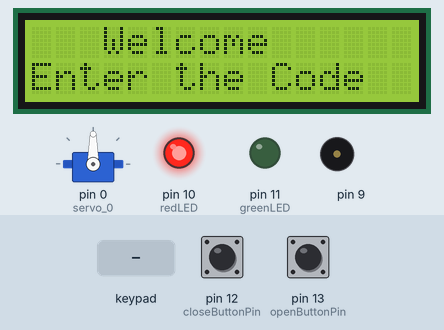
Bench run of a sketch on a simulated Arduino Uno, built with avr-gcc and run on an emulated ATmega328P. Shown: 16×2 character LCD, servo, output pins drawn as LEDs (lit = HIGH), buzzer (waves = sounding). The test bench sets the inputs (shaded band); at power-on: pin 12 (closeButtonPin) LOW, pin 13 (openButtonPin) LOW.

Above: at 1.2 s.
1.3 s: keypad keys 7 6 5 8 pressed 0.4 s apart
At 3.3 s:
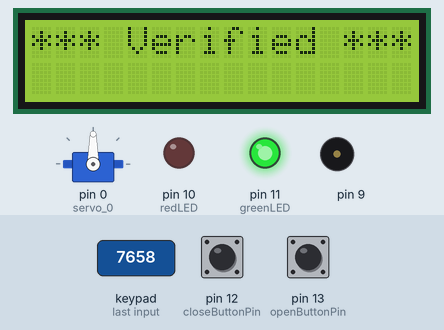
5.9 s: key 'A' pressed
At 8.3 s:
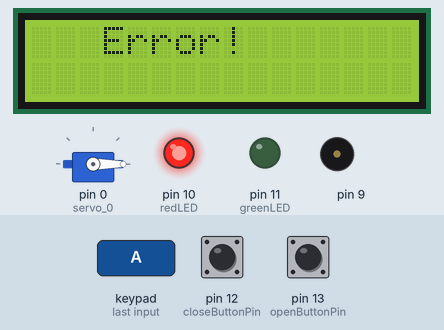
8.9 s: pin 12 (closeButtonPin) pulled HIGH for 0.15 s
At 9.39 s:
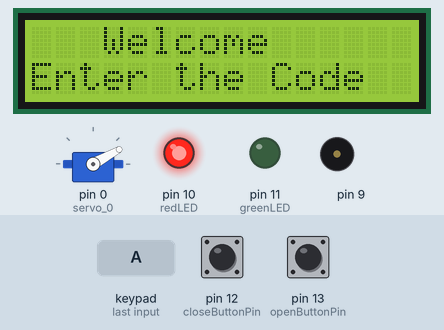
9.6 s: key 'D' pressed
12.6 s: keypad keys 1 2 3 4 D pressed 0.4 s apart
16.5 s: pin 13 (openButtonPin) pulled HIGH for 1 s
At 19.7 s:
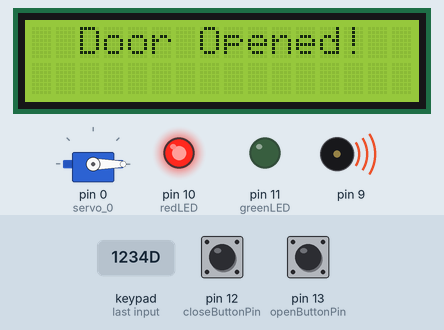
Timing chart, 0 to 20.6 s (numbered marks = the images above; inputs shaded):
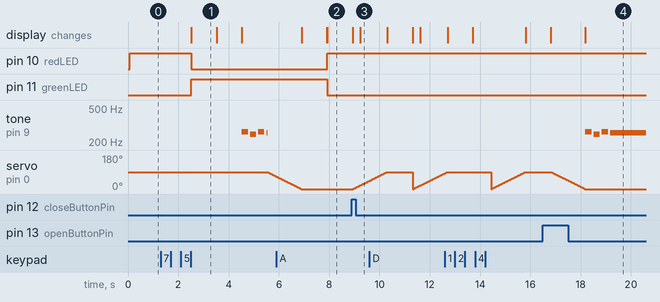

The sketch:

Arduino_Security_Code.ino
```cpp
/* Arduino Door Security System with the Keypad and LCD
 * Made by Nevin Bullywon
 * June 18 2021
 */

// include all Libraries
#include <Keypad.h>
#include <Servo.h>
#include <LiquidCrystal.h>

// Locate LED pins
#define redLED 10
#define greenLED 11

// define notes
#define NOTE_B3  247
#define NOTE_C4  262
#define NOTE_C4  262

Servo servo_0; // define servo
char* password ="7658"; //my password
int pozisyon = 0;
const int openButtonPin = 13;     // location of openbuttonpin
const int closeButtonPin = 12;     // location of closebuttonpin
int openButtonState = 0;         // openbutton is off
int closeButtonState = 0;         // closebutton is off
const byte rows = 4; // numbers of rows on keypad
const byte cols = 4; // numbers of columns on keypad
int pos = 90; // angle of the servo


int melody[] = { // notes in the melody:
  NOTE_C4, NOTE_B3, NOTE_C4};

int noteDurations[] = {
  4, 4, 4};

char keyMap[rows][cols] = { //defining the keys
  {'1','2','3','A'},
  {'4','5','6','B'},
  {'7','8','9','C'},
  {'*','0','#','D'}
};
byte rowPins[rows] = {1, 2, 3, 4};  // pins of the keypad
byte colPins[cols] = {5, 6, 7, 8};

Keypad myKeypad = Keypad( makeKeymap(keyMap), rowPins, colPins, rows, cols);
LiquidCrystal lcd(A0, A1, A2, A3, A4, A5); // pins of the lcd

void setup () {
  lcd.begin(16,2);
  pinMode(greenLED, OUTPUT);
  pinMode(redLED, OUTPUT);
  setLocked (true); //state of the password
  servo_0.attach(0); // servo attached to pin 0
  pinMode(openButtonPin, INPUT); // openbutton as input
  pinMode(closeButtonPin, INPUT);// closebutton as input
}

void loop() {
  char whichKey = myKeypad.getKey(); //define which key is pressed with getKey
  openButtonState = digitalRead(openButtonPin);
  closeButtonState = digitalRead(closeButtonPin);
  lcd.print("   Welcome");
  lcd.setCursor(0, 1);
  lcd.print("Enter the Code");

  if (whichKey == '*' || whichKey == '#' || whichKey == 'A' || whichKey == 'B' || whichKey == 'C') { //define invalid keys
    pozisyon=0;
    setLocked (true); //state of the password
    lcd.clear();
    lcd.setCursor(0, 0);
    lcd.print("   Error!");
    delay(1000);
    lcd.clear();
  }
  if (whichKey == password [pozisyon]) {
    pozisyon ++;
  }
  if (pozisyon == 4) { // if password is correct open the door
    setLocked (false);
    lcd.clear();
    lcd.setCursor(0, 0);
    lcd.print("*** Verified ***");
    delay(1000);
    lcd.clear();
    lcd.setCursor(0, 0);
    lcd.print("   Nevin says");
    lcd.setCursor(0, 1);
    lcd.print(" You may come in");
    delay(1000);
	lcd.clear();
    lcd.setCursor(0,0);
    lcd.print("  Door Opens");

  for (int thisNote = 0; thisNote < 8; thisNote++) {    // iterate over the notes of the melody:
    int noteDuration = 1000 / noteDurations[thisNote];     // to calculate the note duration, take one second divided by the note type.
    tone(9, melody[thisNote], noteDuration);
    int pauseBetweenNotes = noteDuration * 1.30; // time between notes
    delay(pauseBetweenNotes);
    noTone(9); // stop note from playing
  }


  for (pos = 90; pos >= 0; pos -= 1) {   // sweep the servo from 90 to 0 degrees in steps of 1 degrees
    servo_0.write(pos); // servo will move based off pos
    delay(15); // Wait for 15 millisecond(s)
  }
    lcd.clear();
    lcd.print(  "  Door Opened!");


    delay(1000);
  }

  if (openButtonState == HIGH) { // openbutton is pressed
    for (pos = 90; pos >= 0; pos -= 1) {
    servo_0.write(pos); // tell servo to go to position in variable 'pos'
    delay(15); // Wait for 15 millisecond(s)
      }
    lcd.clear();
    lcd.print(  "  Door Opened!");

      for (int thisNote = 0; thisNote < 8; thisNote++) {    // iterate over the notes of the melody:
    int noteDuration = 1000 / noteDurations[thisNote];     // to calculate the note duration, take one second divided by the note type.
    tone(9, melody[thisNote], noteDuration);
    int pauseBetweenNotes = noteDuration * 1.30; // time between notes
    delay(pauseBetweenNotes);
    noTone(9); // stop note from playing
  }

    delay(1000);
    setLocked (false); //state of the password
  }

  if (closeButtonState == HIGH) {  // closebutton is pressed
  for (pos = 0; pos <= 90; pos += 1) {  // sweep the servo from 0 to 90 degrees in steps of 1 degrees
    servo_0.write(pos);     // tell servo to go to position in variable 'pos'
    delay(15); // Wait for 15 millisecond(s)
  }
    lcd.clear();
    lcd.print(  "  Door Closed!");
    delay(1000);
    lcd.clear();


    pozisyon = 0;
    setLocked (true);

  }

  if (whichKey == 'D') { // the D on the keypad will close the door
     for (pos = 0; pos <= 90; pos += 1) {  // sweep the servo from 0 to 90 degrees in steps of 1 degrees
    servo_0.write(pos);     // tell servo to go to position in variable 'pos'
    delay(15); // Wait for 15 millisecond(s)
  }
    lcd.clear();
    lcd.print(  "  Door Closed!");
    delay(1000);
    pozisyon = 0; // reset to zero so keypad will work again
    setLocked (true); //state of the password
  }

}

void setLocked(int locked) { // function to set red or green light on
  if (locked) {
    digitalWrite(redLED, HIGH); // redLED is on
    digitalWrite(greenLED, LOW);
  }
  else{
    digitalWrite(redLED, LOW);
    digitalWrite(greenLED, HIGH); //greenLED is on
  }
}
```

Measured:
- after the input at 1.3 s, pin 10 (redLED): HIGH → LOW after 1.2 s; pin 11 (greenLED): LOW → HIGH after 1.2 s; tone on pin 9: plays 262 Hz for 0.25 s, 247 Hz for 0.25 s, 262 Hz for 0.25 s, 255 Hz for 0.01 s, starting after 3.2 s; servo on pin 0 (servo_0): moves from 90° to 66° over 0.33 s, starting after 4.3 s; the display: changes after 1.2 s (image 1)
- after the input at 5.9 s, pin 10 (redLED): LOW → HIGH after 2.0 s; pin 11 (greenLED): HIGH → LOW after 2.0 s; the display: first differs from a run without the input after 2.0 s (image 2)
- after the input at 8.9 s, servo on pin 0 (servo_0): moves from 0° to 43° over 0.63 s, starting after 0.05 s
- after the input at 16.5 s, tone on pin 9: plays 262 Hz for 0.25 s, 247 Hz for 0.25 s, 262 Hz for 0.25 s, 255 Hz for 1.4 s, starting after 1.7 s; servo on pin 0 (servo_0): moves from 90° to 0° over 1.3 s, starting after 0.35 s; the display: first differs from a run without the input after 1.7 s (image 4)
- what the display in image 1 shows lasts 1.0 s, from 2.5 s to 3.5 s
